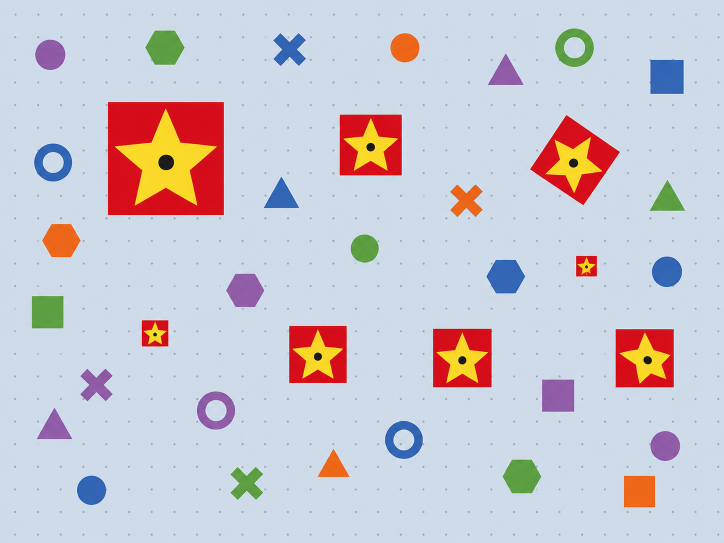
#> input picture opencv/prj04/image/59.png, 1448 x 1086 px (shown at 1/2 size)
$ python main11.py
#> lines starting #> are read from the running program, lines starting #| are printed output that depends on the picture; after the words box and inside, x2 and y2 are one past the last pixel; in counts of white or black regions, pixels touching at a corner belong together
#이미지 피라미드, 템플릿 매칭

import cv2
img=cv2.imread("image/59.png")
#> img is the input picture: shape (1086, 1448, 3); mean B, G, R 209.5, 200.6, 202.2
template =cv2.imread("image/60.png")
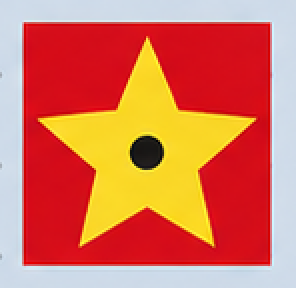
#> input picture opencv/prj04/image/60.png, 148 x 144 px (shown 2 times larger)
#> template is the input picture: shape (144, 148, 3); mean B, G, R 88.7, 115.7, 216.5
img=cv2.resize(img,(600,600))
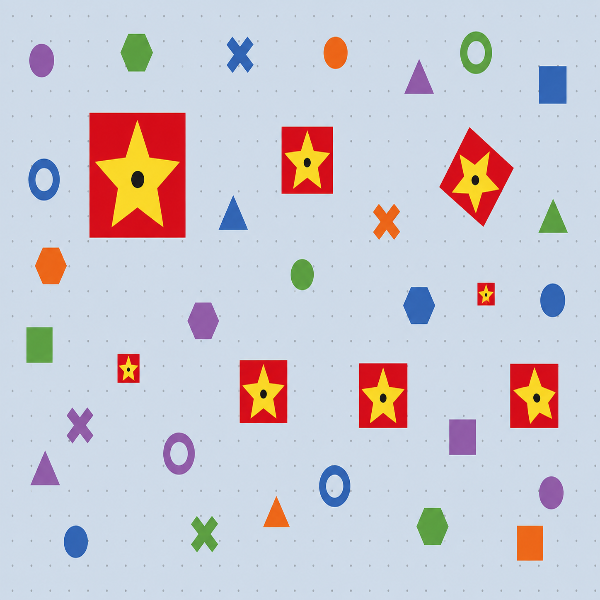
#> img: shape (600, 600, 3); mean B, G, R 209.5, 200.5, 202.2

h=template.shape[0]
#> h = 144
w=template.shape[1]
#> w = 148
img_up =cv2.pyrUp(img)
img_down =cv2.pyrDown(img)
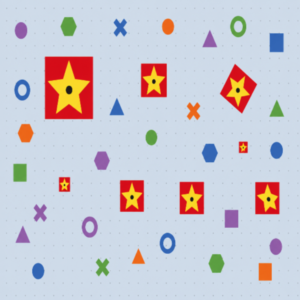
#> img_down: shape (300, 300, 3); mean B, G, R 209.5, 200.5, 202.1

#템플릿 매칭
result=cv2.matchTemplate(img,template,cv2.TM_CCOEFF_NORMED)
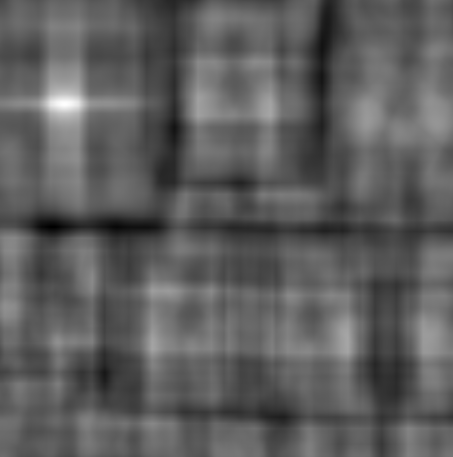
#> result: shape (457, 453) float32; min -0.353, max 0.61, mean 0.00313; drawn with min black and max white
min_val,max_val,min_loc,max_loc=cv2.minMaxLoc(result)
#> min_val = -0.353; max_val = 0.61; min_loc = (52, 226); max_loc = (64, 104)

top_left=max_loc
#> top_left = (64, 104)
# 튜플 형태로 명확하게 묶어줍니다.
bot_right=(top_left[0]+w, top_left[1]+h)
#> bot_right = (212, 248)

# [에러 수정]
# 1. top_left[0], top_left[1] 대신 튜플인 top_left와 bot_right를 전달합니다.
# 2. 매칭 기준이 된 img에 사각형을 그립니다.
cv2.rectangle(img, top_left, bot_right, (255,0,0), 2)
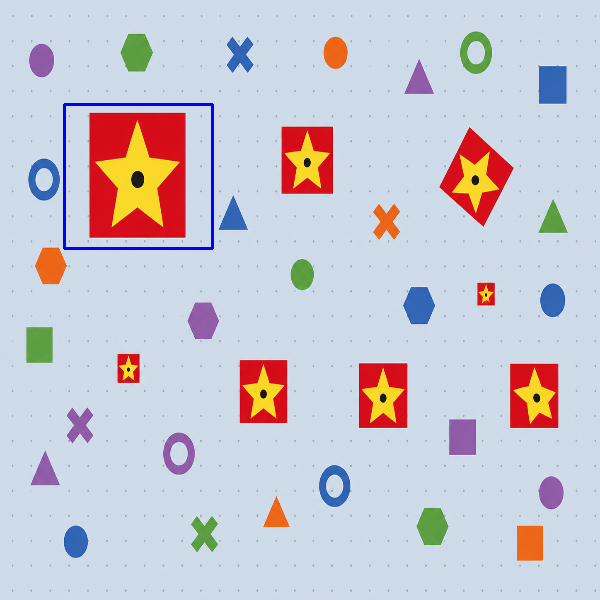
#> img: shape (600, 600, 3); 0.49% of pixels changed, all inside (x1, y1, x2, y2) = (63, 103, 214, 250)

cv2.imshow("img",img)
cv2.imshow("img_up",img_up)
cv2.imshow("img_down",img_down)
cv2.waitKey(0)
cv2.destroyAllWindows()
